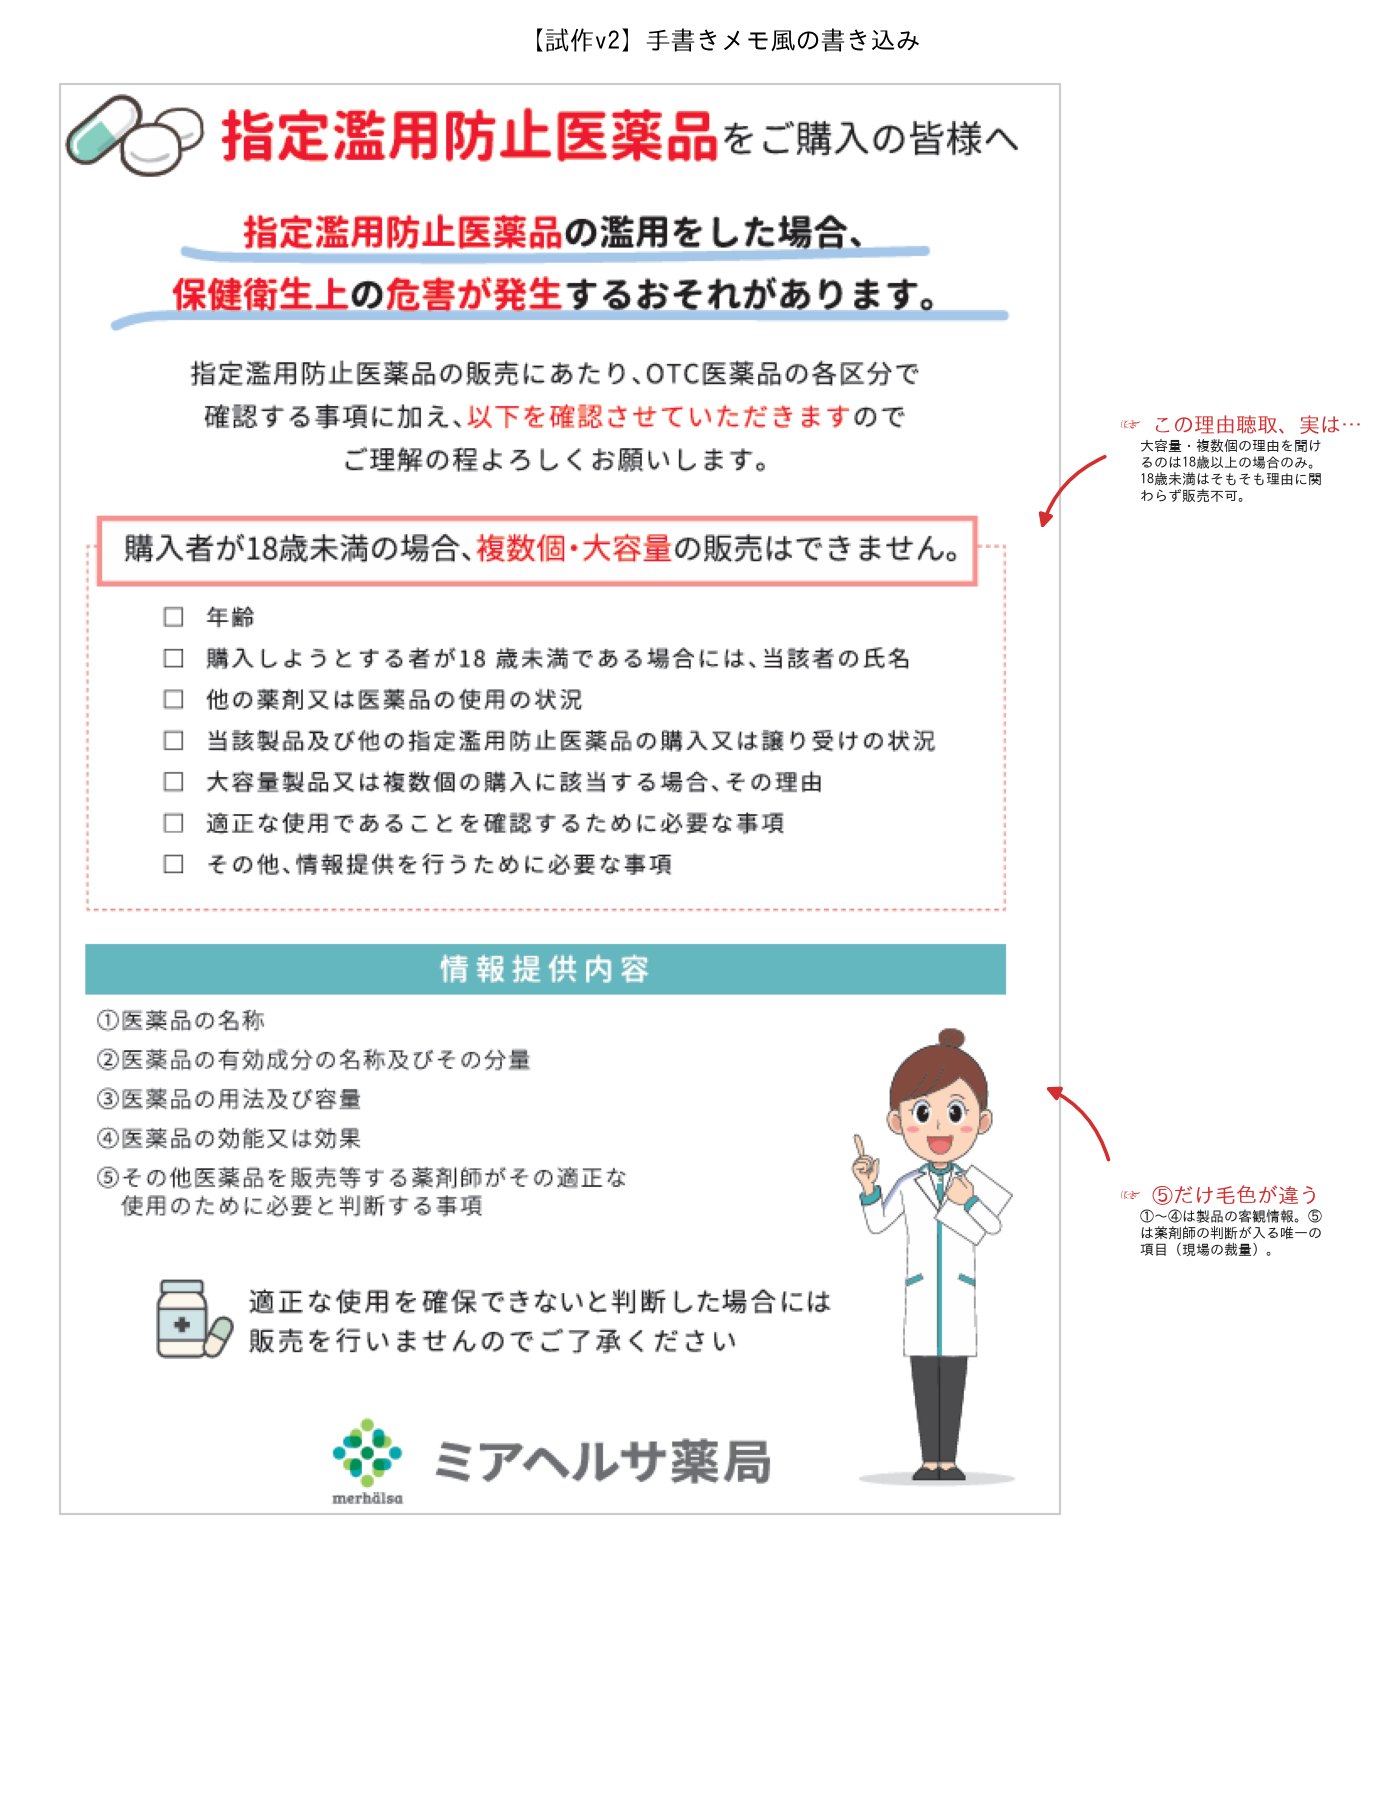

Write Python code to recreate this figure.
import matplotlib.pyplot as plt
import matplotlib.patches as patches
import matplotlib.image as mpimg
import japanize_matplotlib

IMG_POSTER1 = "ref_poster_kounyusha.png"
RED = "#d32f2f"
INK = "#1a1a1a"  # 手書きメモ風の黒インク色

LOGICAL_W, LOGICAL_H = 70.0, 90.0
fig, ax = plt.subplots(figsize=(7, 9))
ax.set_position([0, 0, 1, 1])
ax.set_xlim(0, LOGICAL_W)
ax.set_ylim(0, LOGICAL_H)
ax.axis("off")
fig.canvas.draw()

_meas_fig, _meas_ax = plt.subplots(figsize=(7, 9))
_meas_ax.set_xlim(0, LOGICAL_W)
_meas_ax.set_ylim(0, LOGICAL_H)
_meas_ax.axis("off")
_meas_fig.canvas.draw()


def text_width(text, fontsize, weight="normal"):
    t = _meas_ax.text(0, -200, text, fontsize=fontsize, fontweight=weight, ha="left", va="center")
    _meas_fig.canvas.draw()
    bbox = t.get_window_extent(renderer=_meas_fig.canvas.get_renderer())
    inv = _meas_ax.transData.inverted()
    (x0, _), (x1, _) = inv.transform([[bbox.x0, bbox.y0], [bbox.x1, bbox.y1]])
    t.remove()
    return x1 - x0


def wrap_to_width(text, fontsize, max_width):
    lines, cur = [], ""
    for ch in text:
        trial = cur + ch
        if cur and text_width(trial, fontsize) > max_width:
            lines.append(cur)
            cur = ch
        else:
            cur = trial
    if cur:
        lines.append(cur)
    return lines


def draw_handwritten_note(x, y, lead, body, fs_lead=7.5, fs_body=5.2, max_w=20.0):
    """手書きメモ風：指差し記号+一番言いたい一言(大)+補足(小)。ジャンプ率で視線誘導。"""
    ax.text(x, y, f"☞ {lead}", fontsize=fs_lead, fontweight="bold", ha="left", va="center", color=RED,
             fontstyle="italic")
    yy = y - fs_lead * 0.14
    for line in wrap_to_width(body, fs_body, max_w):
        ax.text(x + 1.0, yy, line, fontsize=fs_body, ha="left", va="center", color=INK, fontstyle="italic")
        yy -= fs_body * 0.16
    return yy


def draw_arrow(xy_from, xy_to, rad=0.25):
    ax.annotate("", xy=xy_to, xytext=xy_from,
                arrowprops=dict(arrowstyle="-|>", color=RED, lw=1.3,
                                 connectionstyle=f"arc3,rad={rad}", shrinkA=2, shrinkB=2))


x, y_top, w = 3.0, LOGICAL_H - 2.0, LOGICAL_W - 20.0  # 画像は幅を絞り、右に手書きメモ欄を確保

ax.text(x + w / 2 + 8, y_top, "【試作v2】手書きメモ風の書き込み", fontsize=9, fontweight="bold", ha="center", va="center")
y = y_top - 2.2

img = mpimg.imread(IMG_POSTER1)
img_h_px, img_w_px = img.shape[0], img.shape[1]
aspect = img_w_px / img_h_px
img_w = w
img_h = img_w / aspect
img_x0 = x
img_y1 = y
img_y0 = img_y1 - img_h
ax.imshow(img, extent=[img_x0, img_x0 + img_w, img_y0, img_y1], zorder=2)
ax.add_patch(patches.Rectangle((img_x0, img_y0), img_w, img_h, fill=False, edgecolor="#cccccc", linewidth=0.8, zorder=3))

note_x = img_x0 + img_w + 3.0

# --- 書き込み1: 赤枠(18歳未満は複数個・大容量NG)の横に ---
rel_y1 = 0.315
py1 = img_y1 - rel_y1 * img_h
draw_arrow((note_x - 0.5, py1 + 4.0), (img_x0 + img_w - 1.0, py1))
draw_handwritten_note(note_x, py1 + 5.5,
                       "この理由聴取、実は…",
                       "大容量・複数個の理由を聞けるのは18歳以上の場合のみ。18歳未満はそもそも理由に関わらず販売不可。",
                       max_w=LOGICAL_W - note_x - 2.0)

# --- 書き込み2: 情報提供内容⑤の横に ---
rel_y2 = 0.70
py2 = img_y1 - rel_y2 * img_h
draw_arrow((note_x - 0.5, py2 - 4.0), (img_x0 + img_w - 1.0, py2))
draw_handwritten_note(note_x, py2 - 5.5,
                       "⑤だけ毛色が違う",
                       "①〜④は製品の客観情報。⑤は薬剤師の判断が入る唯一の項目（現場の裁量）。",
                       max_w=LOGICAL_W - note_x - 2.0)

plt.close(_meas_fig)
fig.savefig("scratch_poster1_test2.png", dpi=200)
plt.close(fig)
print("done")
